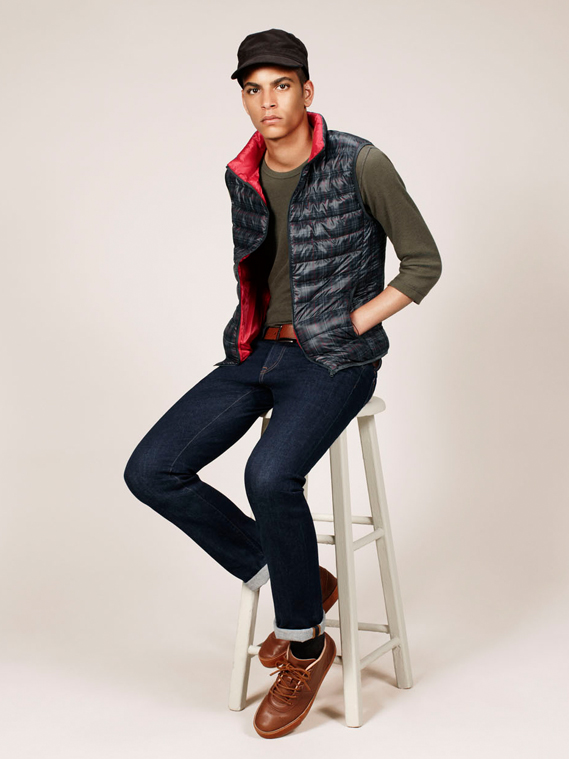
#> input picture DensePoseData/demo_data_2/im.jpg, 569 x 759 px
$ jupyter execute --allow-errors DensePose-Fast-IUV-2-XYZ.ipynb   (shell and % lines are left out)   (older library calls are emulated)
#> lines starting #> are read from the running program, lines starting #| are printed output that depends on the picture; after the words box and inside, x2 and y2 are one past the last pixel; in counts of white or black regions, pixels touching at a corner belong together
### detectron/utils/densepose_methods.py
# Copyright (c) Facebook, Inc. and its affiliates.
# All rights reserved.
#
# This source code is licensed under the license found in the
# LICENSE file in the root directory of this source tree.

import numpy as np
import copy
import cv2
from scipy.io  import loadmat
import scipy.spatial.distance
import os


class DensePoseMethods:
    def __init__(self):
        #
        ALP_UV = loadmat( os.path.join(os.path.dirname(__file__), '../../DensePoseData/UV_data/UV_Processed.mat')  )
        self.FaceIndices = np.array( ALP_UV['All_FaceIndices']).squeeze()
        self.FacesDensePose = ALP_UV['All_Faces']-1
        self.U_norm = ALP_UV['All_U_norm'].squeeze()
        self.V_norm = ALP_UV['All_V_norm'].squeeze()
        self.All_vertices =  ALP_UV['All_vertices'][0]
        ## Info to compute symmetries.
        self.SemanticMaskSymmetries = [0,1,3,2,5,4,7,6,9,8,11,10,13,12,14]
        self.Index_Symmetry_List = [1,2,4,3,6,5,8,7,10,9,12,11,14,13,16,15,18,17,20,19,22,21,24,23];
        UV_symmetry_filename = os.path.join(os.path.dirname(__file__), '../../DensePoseData/UV_data/UV_symmetry_transforms.mat')
        self.UV_symmetry_transformations = loadmat( UV_symmetry_filename )


    # [175 lines left out: functions get_symmetric_densepose, barycentric_coordinates_exists, barycentric_coordinates, barycentric_coordinates_fast, IUV2FBC_fast, IUV2FBC and 1 more, not called in this run]


### notebooks/DensePose-Fast-IUV-2-XYZ.ipynb
[cell 1]
import numpy
import cv2
import matplotlib.pyplot as plt
import numpy as np

im  = cv2.imread('../DensePoseData/demo_data_2/im.jpg')
#> im is the input picture: shape (759, 569, 3); mean B, G, R 175.6, 180.8, 191.1
IUV = cv2.imread('../DensePoseData/demo_data_2/IUV.png')
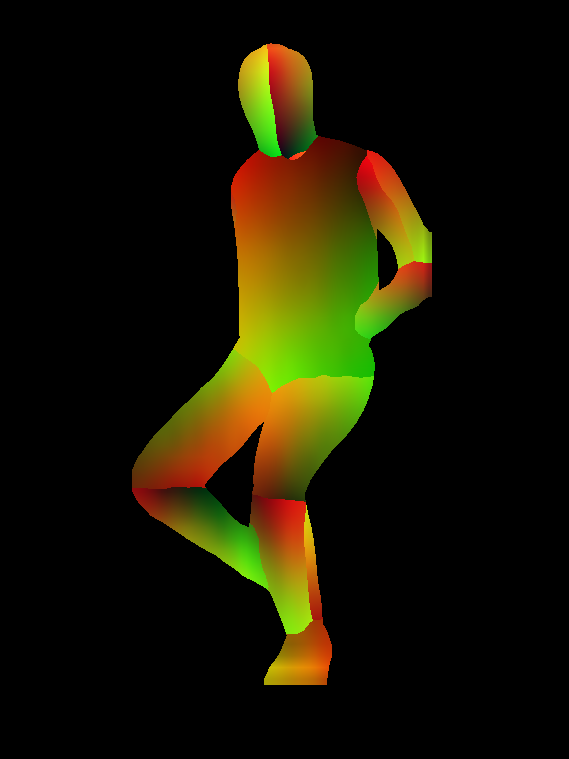
#> input picture DensePoseData/demo_data_2/IUV.png, 569 x 759 px
#> IUV is the input picture: shape (759, 569, 3); mean B, G, R 1.7, 21.1, 24.7
INDS = cv2.imread('../DensePoseData/demo_data_2/INDS.png',  0)
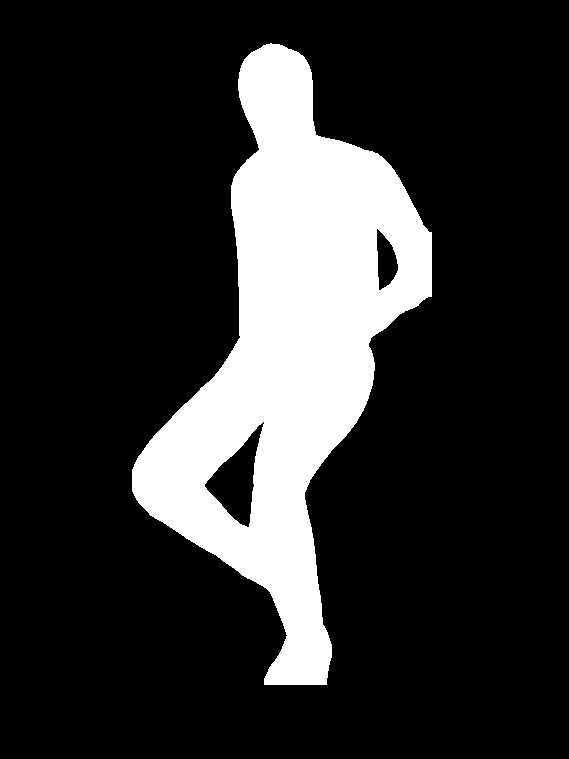
#> input picture DensePoseData/demo_data_2/INDS.png, 569 x 759 px
#> INDS: shape (759, 569); values 0 (black) and 1 (white), 18.5% white; 1 white region, box (x1, y1, x2, y2) and area: (132, 43, 432, 685) 80034

Let's visualize the isocontours of the UV fields.

[cell 2]
fig = plt.figure(figsize=[12,12])
plt.imshow( im[:,:,::-1] )
plt.contour( IUV[:,:,1]/256.,10, linewidths = 1 )
plt.contour( IUV[:,:,2]/256.,10, linewidths = 1 )
plt.axis('off') ; plt.show()
#> after `plt.axis('off')`:
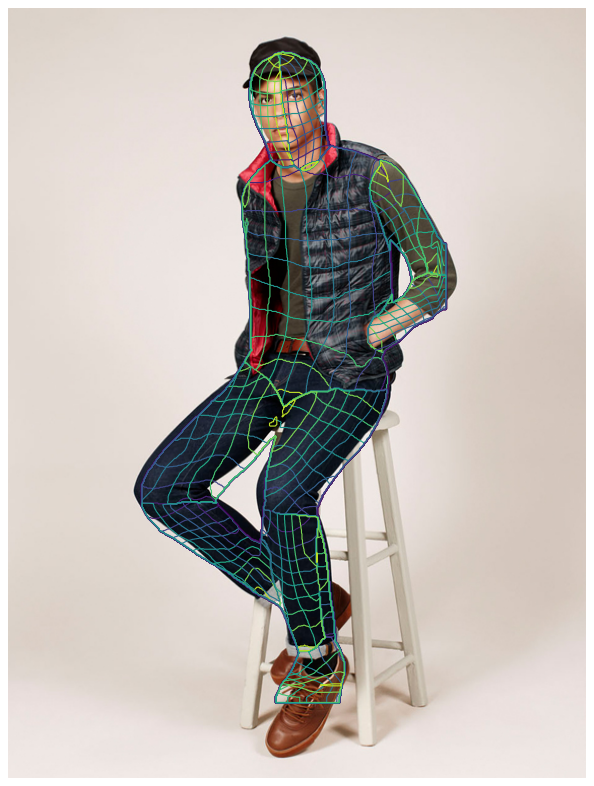
#> figure drawn by matplotlib, 1 panel

[cell 3]
fig = plt.figure(figsize=[12,12])
plt.imshow( im[:,:,::-1] )
plt.contour( INDS, linewidths = 4 )
plt.axis('off') ; plt.show()
#> after `plt.axis('off')`:
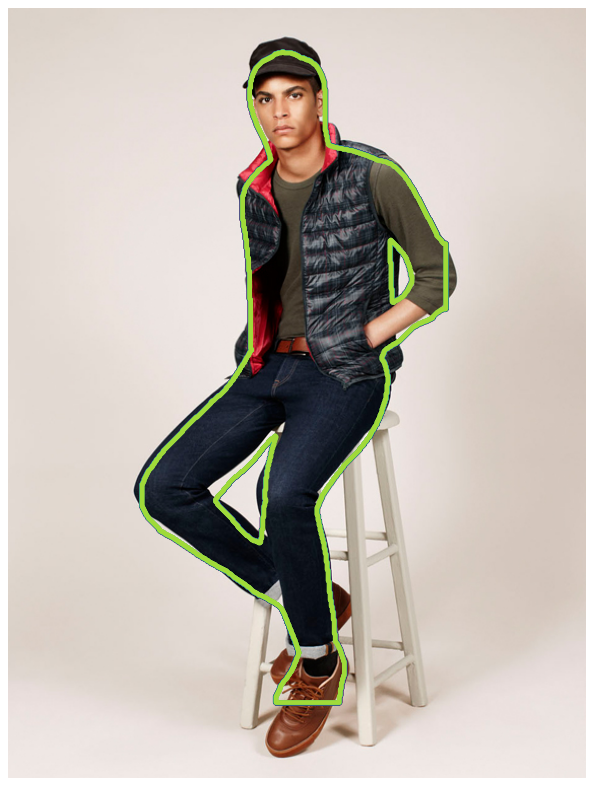
#> figure drawn by matplotlib, 1 panel

Let's visualize the I, U and V images.

[cell 4]
fig = plt.figure(figsize=[15,15])
plt.imshow(   np.hstack((IUV[:,:,0]/24. ,IUV[:,:,1]/256. ,IUV[:,:,2]/256.))  )
plt.title('I, U and V images.')
plt.axis('off') ; plt.show()
#> after `plt.axis('off')`:
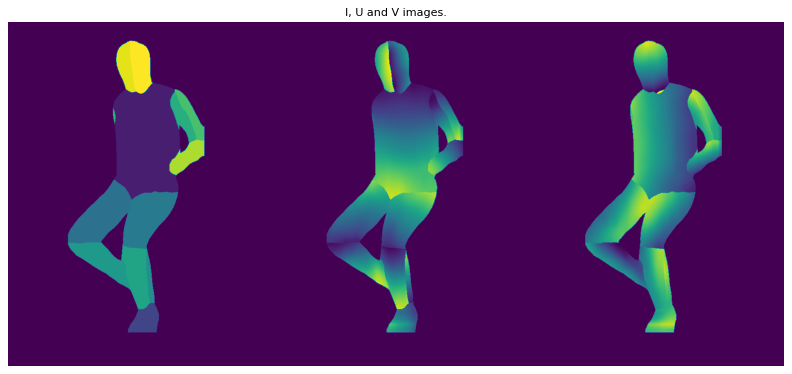
#> figure drawn by matplotlib, 1 panel
